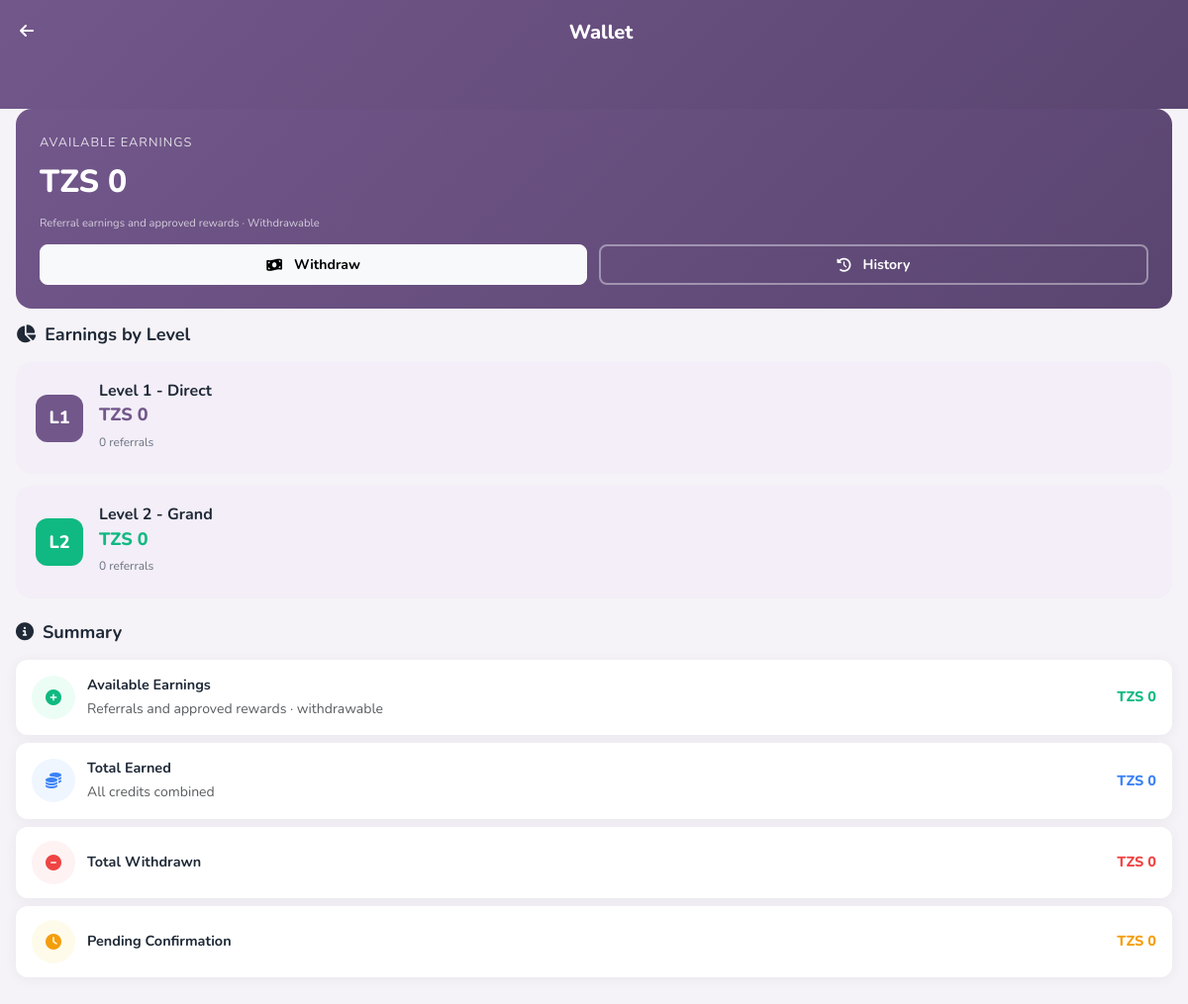
Screenshot of /wallet.php (signed in) with the database file from the repository.
### tables this page shows
CREATE TABLE IF NOT EXISTS `wallets` (
    `id` INT UNSIGNED NOT NULL AUTO_INCREMENT,
    `user_id` INT UNSIGNED NOT NULL,
    `balance` DECIMAL(12,2) NOT NULL DEFAULT 0.00,
    `withdrawable_balance` DECIMAL(12,2) NOT NULL DEFAULT 0.00 COMMENT 'Only commission earnings - registration fee not included',
    `total_earned` DECIMAL(12,2) NOT NULL DEFAULT 0.00,
    `total_withdrawn` DECIMAL(12,2) NOT NULL DEFAULT 0.00,
    `pending_amount` DECIMAL(12,2) NOT NULL DEFAULT 0.00,
    `created_at` DATETIME NOT NULL DEFAULT CURRENT_TIMESTAMP,
    `updated_at` DATETIME NOT NULL DEFAULT CURRENT_TIMESTAMP ON UPDATE CURRENT_TIMESTAMP,
    PRIMARY KEY (`id`),
    UNIQUE KEY `uk_wallet_user` (`user_id`),
    CONSTRAINT `fk_wallets_user` FOREIGN KEY (`user_id`) REFERENCES `users` (`id`) ON DELETE CASCADE
);

### config/database.php (called while the page is built, shortened)
<?php
class Database {
    private static ?PDO $instance = null;
    public static function getConnection(): PDO {
        if (self::$instance === null) {
            $dsn = "mysql:host=" . DB_HOST . ";dbname=" . DB_NAME . ";charset=" . DB_CHARSET;
            $options = [
                PDO::ATTR_ERRMODE            => PDO::ERRMODE_EXCEPTION,
                PDO::ATTR_DEFAULT_FETCH_MODE => PDO::FETCH_ASSOC,
                PDO::ATTR_EMULATE_PREPARES   => false,
                PDO::MYSQL_ATTR_INIT_COMMAND => "SET NAMES utf8mb4 COLLATE utf8mb4_unicode_ci",
            ];
            try {
                self::$instance = new PDO($dsn, DB_USER, DB_PASS, $options);
            } catch (PDOException $e) {
                error_log("Database connection failed: " . $e->getMessage());
                if (ENVIRONMENT === 'development') {
                    die("Database connection failed: " . $e->getMessage());
                }
                die("Database connection failed. Please try again later.");
            }
        }
        return self::$instance;
    }
    public static function query(string $sql, array $params = []): PDOStatement {
        $stmt = self::getConnection()->prepare($sql);
        $stmt->execute($params);
        return $stmt;
    }
    public static function fetchOne(string $sql, array $params = []): ?array {
        $stmt = self::query($sql, $params);
        $result = $stmt->fetch();
        return $result ?: null;
    }
    public static function fetchAll(string $sql, array $params = []): array {
        $stmt = self::query($sql, $params);
        return $stmt->fetchAll();
    }
    public static function count(string $table, string $where = '1=1', array $params = []): int {
        $parts = preg_split('/\s+/', trim($table), 2);
        $fromClause = '`' . $parts[0] . '`' . (isset($parts[1]) ? ' ' . $parts[1] : '');
        $sql = "SELECT COUNT(*) as cnt FROM {$fromClause} WHERE {$where}";
        $result = self::fetchOne($sql, $params);
        return (int) ($result['cnt'] ?? 0);
    }
    public static function inTransaction(): bool {
        return self::getConnection()->inTransaction();
    }
}
function app_setting(string $key, $default = null) {
    try {
        $row = Database::fetchOne("SELECT setting_value FROM settings WHERE setting_key = ?", [$key]);
        $value = ($row && $row['setting_value'] !== null && $row['setting_value'] !== '') ? $row['setting_value'] : $default;
    } catch (Exception $e) {
        $value = $default;
    }
    return $value;
}

### classes/Wallet.php (called while the page is built, shortened)
<?php
require_once __DIR__ . '/../config/database.php';
require_once __DIR__ . '/../includes/helpers.php';
class Wallet {
    public static function getWallet(int $userId): array {
        $wallet = Database::fetchOne(
            "SELECT * FROM wallets WHERE user_id = ?" . (Database::inTransaction() ? ' FOR UPDATE' : ''),
            [$userId]
        );
        return $wallet;
    }
}

### includes/helpers.php (called while the page is built, shortened)
<?php
function formatCurrency(float $amount): string {
    return 'TZS ' . number_format($amount, 0, '.', ',');
}

### classes/CommissionEngine.php (called while the page is built, shortened)
<?php
require_once __DIR__ . '/../config/database.php';
class CommissionEngine {
    public static function getReferralStats(int $userId): array {
        $stats = [
            'total_referrals' => 0,
            'level_1'         => 0,
            'level_2'         => 0,
            'total_earned'    => 0,
            'recent_referrals' => [],
        ];
        $stats['level_1'] = Database::count(
            'users',
            'referred_by = ? AND status = ?',
            [$userId, 'active']
        );
        $stats['level_2'] = Database::fetchOne(
            "SELECT COUNT(*) as cnt FROM users u
             INNER JOIN users ref ON u.referred_by = ref.id
             WHERE ref.referred_by = ? AND u.status = 'active'",
            [$userId]
        )['cnt'] ?? 0;
        $stats['total_referrals'] = $stats['level_1'] + $stats['level_2'];
        $stats['total_earned'] = Database::fetchOne(
            "SELECT COALESCE(SUM(amount), 0) as total FROM commissions
             WHERE earner_id = ? AND status IN ('approved', 'paid')",
            [$userId]
        )['total'] ?? 0;
        $stats['recent_referrals'] = Database::fetchAll(
            "SELECT id, full_name, phone, created_at FROM users
             WHERE referred_by = ? ORDER BY created_at DESC LIMIT 10",
            [$userId]
        );
        return $stats;
    }
}

### wallet.php (the view, shortened to what this page needs)
<?php
require_once __DIR__ . '/config/database.php';
require_once __DIR__ . '/classes/Wallet.php';
require_once __DIR__ . '/classes/CommissionEngine.php';
require_once __DIR__ . '/includes/helpers.php';
$wallet = Wallet::getWallet($_SESSION['user_id']);
$stats = CommissionEngine::getReferralStats($_SESSION['user_id']);
$earnings = Database::fetchOne(
    "SELECT
        COALESCE(SUM(CASE WHEN level = 1 THEN amount ELSE 0 END), 0) as l1_total,
        COALESCE(SUM(CASE WHEN level = 2 THEN amount ELSE 0 END), 0) as l2_total,
        COALESCE(SUM(CASE WHEN level = 3 THEN amount ELSE 0 END), 0) as l3_total
     FROM commissions WHERE earner_id = ? AND status != 'cancelled'",
    [$_SESSION['user_id']]
);
include __DIR__ . '/includes/public_head.php';
?>
<div class="dash-header">
    <div class="top-bar">
        <a href="dashboard" style="color:white;text-decoration:none;">
            <i class="fas fa-arrow-left"></i>
        </a>
        <h5 class="mb-0" style="font-weight:800;">Wallet</h5>
    </div>
</div>
<div class="dash-content mb-safe">
    <div class="balance-card" style="margin-top:-1rem;">
        <div class="balance-label">Available Earnings</div>
        <div class="balance-amount"><?= formatCurrency($wallet['withdrawable_balance'] ?? 0) ?></div>
        <div class="balance-sublabel">Referral earnings and approved rewards · Withdrawable</div>
        <div class="balance-actions">
            <a href="withdrawal" class="btn btn-light btn-sm" <?= ($wallet['withdrawable_balance'] ?? 0) < app_setting('min_withdrawal', MIN_WITHDRAWAL) ? 'disabled' : '' ?>>
                <i class="fas fa-money-bill-wave me-1"></i> Withdraw
            </a>
            <a href="transactions" class="btn btn-outline-light btn-sm">
                <i class="fas fa-history me-1"></i> History
            </a>
        </div>
    </div>
    <div class="dash-section">
        <h6 class="section-title"><i class="fas fa-chart-pie me-1"></i> Earnings by Level</h6>
        <div class="commission-card">
            <div class="commission-level">L1</div>
            <div class="commission-info">
                <h6>Level 1 - Direct</h6>
                <div class="amount"><?= formatCurrency($earnings['l1_total'] ?? 0) ?></div>
                <small><?= number_format($stats['level_1']) ?> referrals</small>
            </div>
        </div>
        <div class="commission-card">
            <div class="commission-level" style="background:var(--secondary);">L2</div>
            <div class="commission-info">
                <h6>Level 2 - Grand</h6>
                <div class="amount" style="color:var(--secondary);"><?= formatCurrency($earnings['l2_total'] ?? 0) ?></div>
                <small><?= number_format($stats['level_2']) ?> referrals</small>
            </div>
        </div>
    </div>
    <div class="dash-section">
        <h6 class="section-title"><i class="fas fa-info-circle me-1"></i> Summary</h6>
        <div class="list-item">
            <div class="item-icon" style="background:#ecfdf5;color:var(--secondary);">
                <i class="fas fa-plus-circle"></i>
            </div>
            <div class="item-info">
                <p class="item-title">Available Earnings</p>
                <small class="text-muted">Referrals and approved rewards · withdrawable</small>
            </div>
            <div class="item-amount credit"><?= formatCurrency($wallet['withdrawable_balance'] ?? 0) ?></div>
        </div>
        <div class="list-item">
            <div class="item-icon" style="background:#eff6ff;color:var(--info);">
                <i class="fas fa-coins"></i>
            </div>
            <div class="item-info">
                <p class="item-title">Total Earned</p>
                <small class="text-muted">All credits combined</small>
            </div>
            <div class="item-amount" style="color:var(--info);"><?= formatCurrency($wallet['total_earned']) ?></div>
        </div>
        <div class="list-item">
            <div class="item-icon" style="background:#fef2f2;color:var(--danger);">
                <i class="fas fa-minus-circle"></i>
            </div>
            <div class="item-info">
                <p class="item-title">Total Withdrawn</p>
            </div>
            <div class="item-amount debit"><?= formatCurrency($wallet['total_withdrawn']) ?></div>
        </div>
        <div class="list-item">
            <div class="item-icon" style="background:#fffbeb;color:var(--accent);">
                <i class="fas fa-clock"></i>
            </div>
            <div class="item-info">
                <p class="item-title">Pending Confirmation</p>
            </div>
            <div class="item-amount" style="color:var(--accent);"><?= formatCurrency($wallet['pending_amount']) ?></div>
        </div>
    </div>
</div>
<?php include __DIR__ . '/includes/public_foot.php'; ?>

### rows the page displays
wallets: withdrawable_balance "TZS 0", total_earned "TZS 0", total_withdrawn "TZS 0", pending_amount "TZS 0"

### other values shown
formatCurrency($earnings['l1_total'] ?? 0) "TZS 0"
$stats['level_1'] "0"
formatCurrency($earnings['l2_total'] ?? 0) "TZS 0"
$stats['level_2'] "0"
